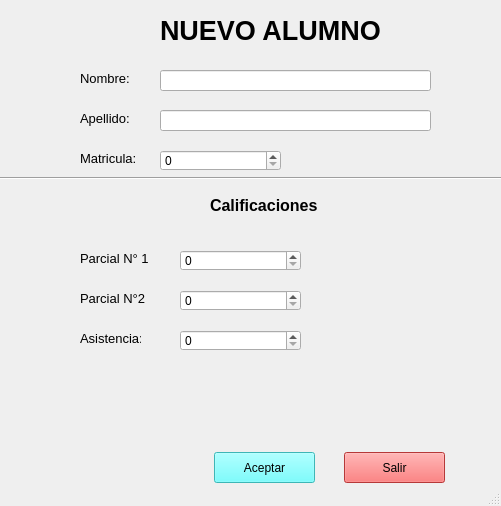
<?xml version="1.0" encoding="UTF-8"?>
<ui version="4.0">
 <class>nuevoAlumno</class>
 <widget class="QMainWindow" name="nuevoAlumno">
  <property name="geometry">
   <rect>
    <x>0</x>
    <y>0</y>
    <width>501</width>
    <height>506</height>
   </rect>
  </property>
  <property name="windowTitle">
   <string>Nuevo alumno</string>
  </property>
  <widget class="QWidget" name="centralwidget">
   <widget class="QLabel" name="lblNAlumno">
    <property name="geometry">
     <rect>
      <x>160</x>
      <y>20</y>
      <width>251</width>
      <height>21</height>
     </rect>
    </property>
    <property name="font">
     <font>
      <pointsize>20</pointsize>
      <weight>75</weight>
      <bold>true</bold>
     </font>
    </property>
    <property name="text">
     <string>NUEVO ALUMNO</string>
    </property>
   </widget>
   <widget class="QLabel" name="lblNombre">
    <property name="geometry">
     <rect>
      <x>80</x>
      <y>70</y>
      <width>61</width>
      <height>16</height>
     </rect>
    </property>
    <property name="font">
     <font>
      <family>Arial</family>
      <pointsize>10</pointsize>
     </font>
    </property>
    <property name="text">
     <string>Nombre:</string>
    </property>
   </widget>
   <widget class="QLabel" name="label_2">
    <property name="geometry">
     <rect>
      <x>210</x>
      <y>190</y>
      <width>111</width>
      <height>31</height>
     </rect>
    </property>
    <property name="font">
     <font>
      <pointsize>12</pointsize>
      <weight>75</weight>
      <bold>true</bold>
     </font>
    </property>
    <property name="text">
     <string>Calificaciones</string>
    </property>
   </widget>
   <widget class="QLabel" name="lblAsistencia">
    <property name="geometry">
     <rect>
      <x>80</x>
      <y>330</y>
      <width>61</width>
      <height>16</height>
     </rect>
    </property>
    <property name="font">
     <font>
      <family>Arial</family>
      <pointsize>10</pointsize>
     </font>
    </property>
    <property name="text">
     <string>Asistencia:</string>
    </property>
   </widget>
   <widget class="QLabel" name="lblParcial2">
    <property name="geometry">
     <rect>
      <x>80</x>
      <y>290</y>
      <width>71</width>
      <height>16</height>
     </rect>
    </property>
    <property name="font">
     <font>
      <family>Arial</family>
      <pointsize>10</pointsize>
     </font>
    </property>
    <property name="text">
     <string>Parcial N°2</string>
    </property>
   </widget>
   <widget class="QLabel" name="lblParcial1">
    <property name="geometry">
     <rect>
      <x>80</x>
      <y>250</y>
      <width>71</width>
      <height>16</height>
     </rect>
    </property>
    <property name="font">
     <font>
      <family>Arial</family>
      <pointsize>10</pointsize>
     </font>
    </property>
    <property name="text">
     <string>Parcial N° 1</string>
    </property>
   </widget>
   <widget class="QLabel" name="lblMatricula">
    <property name="geometry">
     <rect>
      <x>80</x>
      <y>150</y>
      <width>61</width>
      <height>16</height>
     </rect>
    </property>
    <property name="font">
     <font>
      <family>Arial</family>
      <pointsize>10</pointsize>
     </font>
    </property>
    <property name="text">
     <string>Matricula:</string>
    </property>
   </widget>
   <widget class="QLabel" name="lblApellido">
    <property name="geometry">
     <rect>
      <x>80</x>
      <y>110</y>
      <width>61</width>
      <height>16</height>
     </rect>
    </property>
    <property name="font">
     <font>
      <family>Arial</family>
      <pointsize>10</pointsize>
     </font>
    </property>
    <property name="text">
     <string>Apellido:</string>
    </property>
   </widget>
   <widget class="Line" name="line">
    <property name="geometry">
     <rect>
      <x>0</x>
      <y>170</y>
      <width>521</width>
      <height>16</height>
     </rect>
    </property>
    <property name="orientation">
     <enum>Qt::Horizontal</enum>
    </property>
   </widget>
   <widget class="QPushButton" name="btnSalir">
    <property name="geometry">
     <rect>
      <x>344</x>
      <y>452</y>
      <width>101</width>
      <height>31</height>
     </rect>
    </property>
    <property name="styleSheet">
     <string notr="true">background-color: rgb(255, 78, 78);</string>
    </property>
    <property name="text">
     <string>Salir</string>
    </property>
   </widget>
   <widget class="QPushButton" name="btnAceptar">
    <property name="geometry">
     <rect>
      <x>214</x>
      <y>452</y>
      <width>101</width>
      <height>31</height>
     </rect>
    </property>
    <property name="styleSheet">
     <string notr="true">background-color: rgb(85, 255, 255);</string>
    </property>
    <property name="text">
     <string>Aceptar</string>
    </property>
   </widget>
   <widget class="QLineEdit" name="leNombre">
    <property name="geometry">
     <rect>
      <x>160</x>
      <y>70</y>
      <width>271</width>
      <height>21</height>
     </rect>
    </property>
   </widget>
   <widget class="QLineEdit" name="leApellido">
    <property name="geometry">
     <rect>
      <x>160</x>
      <y>110</y>
      <width>271</width>
      <height>21</height>
     </rect>
    </property>
   </widget>
   <widget class="QSpinBox" name="sbMatricula">
    <property name="geometry">
     <rect>
      <x>160</x>
      <y>150</y>
      <width>121</width>
      <height>21</height>
     </rect>
    </property>
   </widget>
   <widget class="QSpinBox" name="sbParcial1">
    <property name="geometry">
     <rect>
      <x>180</x>
      <y>250</y>
      <width>121</width>
      <height>21</height>
     </rect>
    </property>
   </widget>
   <widget class="QSpinBox" name="sbParcial2">
    <property name="geometry">
     <rect>
      <x>180</x>
      <y>290</y>
      <width>121</width>
      <height>21</height>
     </rect>
    </property>
   </widget>
   <widget class="QSpinBox" name="sbAsistencia">
    <property name="geometry">
     <rect>
      <x>180</x>
      <y>330</y>
      <width>121</width>
      <height>21</height>
     </rect>
    </property>
   </widget>
  </widget>
  <widget class="QStatusBar" name="statusbar"/>
 </widget>
 <resources/>
 <connections/>
</ui>
